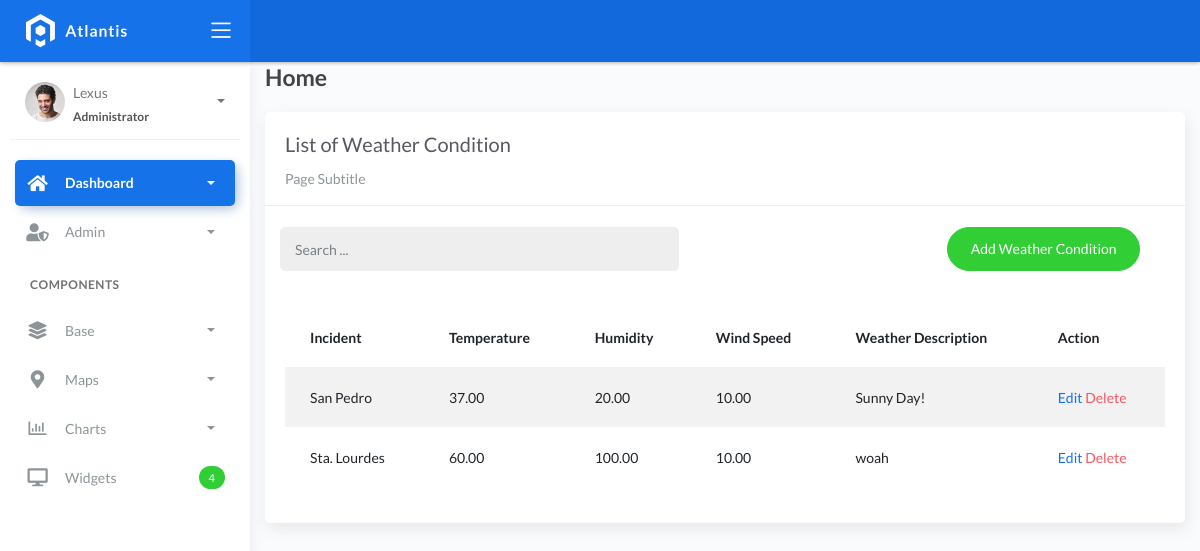
Page /weather_list on the committed database.
### fire/models.py (models this page shows, shortened)
class BaseModel(models.Model):
    created_at = models.DateTimeField(auto_now_add=True, db_index=True)
    updated_at = models.DateTimeField(auto_now=True)
    class Meta:
        abstract = True

class WeatherConditions(BaseModel):
    incident = models.ForeignKey(Incident, on_delete=models.CASCADE)
    temperature = models.DecimalField(max_digits=10, decimal_places=2, validators=[validate_negative])
    humidity = models.DecimalField(max_digits=10, decimal_places=2, validators=[validate_negative])
    wind_speed = models.DecimalField(max_digits=10, decimal_places=2, validators=[validate_negative])
    weather_description = models.CharField(max_length=150)

class Incident(BaseModel):
    SEVERITY_CHOICES = (
        ('Minor Fire', 'Minor Fire'),
        ('Moderate Fire', 'Moderate Fire'),
        ('Major Fire', 'Major Fire'),
    )
    location = models.ForeignKey(Locations, on_delete=models.CASCADE)
    date_time = models.DateTimeField(blank=True, null=True, validators=[validate_nofuture])
    severity_level = models.CharField(max_length=45, choices=SEVERITY_CHOICES)
    description = models.CharField(max_length=250)
    def __str__(self):
        return f"{self.location}"

class Locations(BaseModel):
    name = models.CharField(max_length=150)
    latitude = models.DecimalField(max_digits=22, decimal_places=16, null=True, blank=True)
    longitude = models.DecimalField(max_digits=22, decimal_places=16, null=True, blank=True)
    address = models.CharField(max_length=150)
    city = models.CharField(max_length=150)
    country = models.CharField(max_length=150)
    def __str__(self):
        return f"{self.name}"

### fire/views.py (the view)
# urls.py: path('weather_list', WeatherConditionList.as_view(), name='weather-list'),
class WeatherConditionList(ListView):
    model = WeatherConditions
    content_object_name = 'WeatherCondition'
    template_name = 'WeatherConditions_list.html'
    paginate_by = 5
    def get_queryset(self, *args, **kwargs):
        qs = super(WeatherConditionList, self).get_queryset(*args, **kwargs)
        if self.request.GET.get('q') != None:
            query = self.request.GET.get('q')
            qs = qs.filter(Q(incident__location__name__icontains=query) | Q(temperature__icontains=query) |
                           Q(humidity__icontains=query) | Q(wind_speed__icontains=query)
                             | Q(weather_description__icontains=query))
        return qs

### templates/WeatherConditions_list.html (shortened to what this page needs)
{% extends 'base.html' %} {% load static %} {% block content %}
<div class="content">
    <div class="container-fluid">
        <h4 class="page-title">Home</h4>
        <div class="row">
            <div class="col-md-12">
                <div class="card">
                    <div class="card-header">
                        <div class="card-title">List of Weather Condition</div>
                        <div class="card-category">Page Subtitle</div>
                    </div>
                    <br />
                    <div class="col-md-12 row">
                        <div class="col-md-6">
                            <form class="navbar-left navbar-form nav-search mr-md-3" action="{% url 'weather-list' %}">
                                <div class="input-group">
                                    <input type="text" placeholder="Search ..." class="form-control" name="q" />
                                    <div class="input-group-append">
                                        <span class="input-group-text">
                                        </span>
                                    </div>
                                </div>
                            </form>
                        </div>
                        <div class="col-md-6">
                            <div class="pull-right">
                                <a href="{% url 'weather-add' %}" class="btn btn-success btn-rounded">Add Weather Condition</a>
                            </div>
                        </div>
                    </div>
                    <div class="card-body">
                        <table class="table table-striped mt-3">
                            <thead>
                                <tr>
                                    <th scope="col">Incident</th>
                                    <th scope="col">Temperature</th>
                                    <th scope="col">Humidity</th>
                                    <th scope="col">Wind Speed</th>
                                    <th scope="col">Weather Description</th>
                                    <th scope="col">Action</th>
                                </tr>
                            </thead>
                            <tbody>
                                {% for object in object_list %}
                                <tr>
                                    <td>{{ object.incident }}</td>
                                    <td>{{ object.temperature }}</td>
                                    <td>{{ object.humidity }}</td>
                                    <td>{{ object.wind_speed }}</td>
                                    <td>{{ object.weather_description }}</td>
                                    <td>
                                        <a href="weather_list/{{ object.id }}">Edit</a>
                                        <a href="weather_list/{{ object.id }}/delete" class="text-danger">Delete</a> </a>
                                    </td>
                                </tr>
                                {% empty %}
                                <tr>
                                    <td colspan="4" style="text-align: center">
                                        <p class="text-sm font-weight-bold mb-0">No Records Found</p>
                                    </td>
                                </tr>
                                {% endfor %}
                            </tbody>
                        </table>
                    </div>
                </div>
            </div>
        </div>
    </div>
</div>
{% endblock %}

### rows in the picture
WeatherConditions: incident "San Pedro", temperature "37.00", humidity "20.00", wind_speed "10.00", weather_description "Sunny Day!"
WeatherConditions: incident "Sta. Lourdes", temperature "60.00", humidity "100.00", wind_speed "10.00", weather_description "woah"
